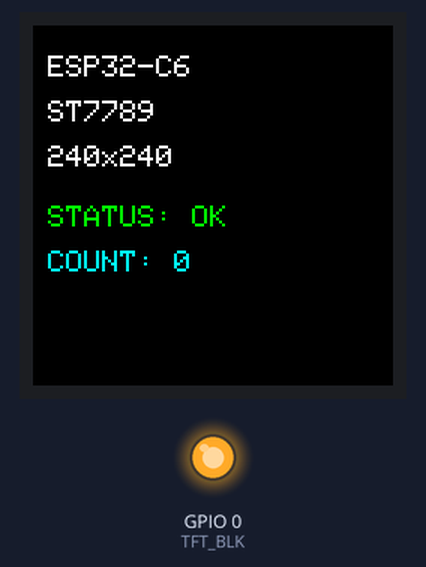
Bench run of a sketch on a simulated ESP32-C6. Shown: 240×240 colour display, output pins drawn as LEDs (lit = HIGH). What the sketch prints to the serial monitor is not drawn.

Above: at 1.3 s.
At 3.4 s:
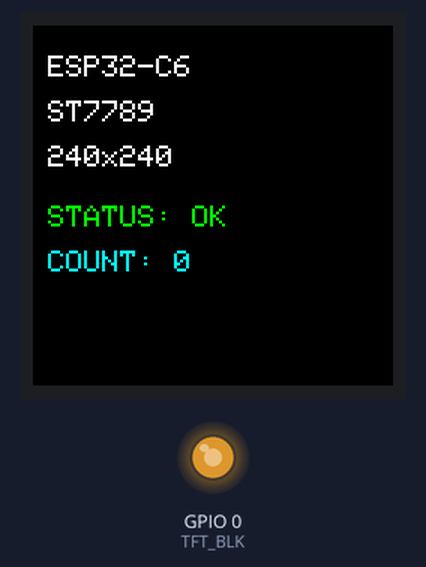
At 21.66 s:
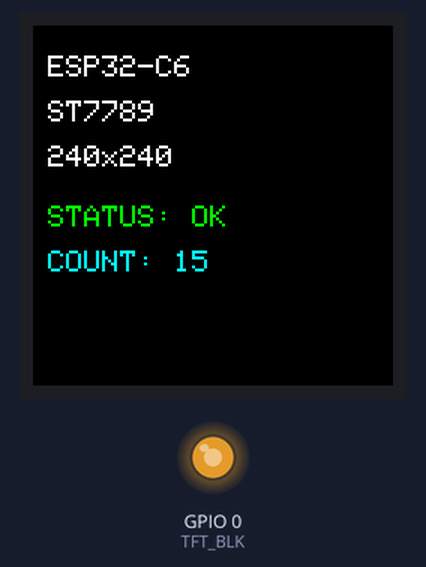
At 39.62 s:
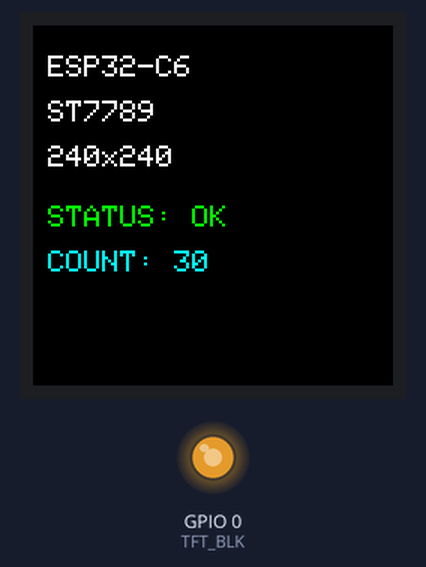
Timing chart, 0 to 40.0 s (numbered marks = the images above):
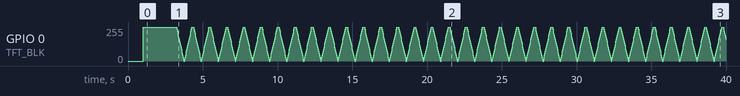

The sketch:

esp32_c6_TFT_240x240.ino
```cpp
/*
  TFT ST7789 240x240 (SPI) + ESP32 Super Mini C6
  Выводит на дисплей приветствие и счётчик циклов.
  Подсветка управляется через GPIO0 с использованием ШИМ (новый API).

  Подключение:
  TFT VCC  -> 3.3V
  TFT GND  -> GND
  TFT SCL  -> GPIO7 (CLK)
  TFT SDA  -> GPIO6 (MOSI)
  TFT RES  -> GPIO4
  TFT DC   -> GPIO15
  TFT BLK  -> GPIO0
*/

#include <Adafruit_GFX.h>
#include <Adafruit_ST7789.h>
#include <SPI.h>

// Пины TFT
#define TFT_MOSI   6
#define TFT_SCLK   7
#define TFT_DC     15
#define TFT_RST    4
// #define TFT_CS   14   // Раскомментируйте, если на модуле есть CS

// Пин подсветки
#define TFT_BLK    0

// Частота ШИМ и разрешение
#define BLK_FREQ    5000
#define BLK_RES     8    // 8 бит → значения 0..255

// Инициализация дисплея (без CS)
Adafruit_ST7789 tft = Adafruit_ST7789(TFT_DC, TFT_RST, TFT_MOSI, TFT_SCLK);

int counter = 0;

// Прототипы функций
void backlightOn();
void backlightOff();
void backlightSet(uint8_t level);   // 0..255

void setup() {
  Serial.begin(115200);
  delay(1000);

  Serial.println("================================");
  Serial.println("ESP32 Super Mini C6 запущена!");
  Serial.println("Инициализация TFT ST7789 240x240...");
  Serial.println("================================");

  // --- Настройка ШИМ для подсветки (новый API Core 3.x) ---
  ledcAttach(TFT_BLK, BLK_FREQ, BLK_RES);
  backlightSet(255);   // Сразу включаем подсветку на полную

  // Инициализация дисплея
  tft.init(240, 240, SPI_MODE3);
  Serial.println("Дисплей инициализирован.");

  tft.setRotation(0);
  tft.fillScreen(ST77XX_BLACK);

  // Приветственный экран
  tft.setTextSize(2);
  tft.setTextColor(ST77XX_WHITE);
  tft.setCursor(10, 20);
  tft.println("ESP32-C6");
  tft.setCursor(10, 50);
  tft.println("ST7789");
  tft.setCursor(10, 80);
  tft.println("240x240");
  tft.setCursor(10, 120);
  tft.setTextColor(ST77XX_GREEN);
  tft.println("STATUS: OK");
  tft.setCursor(10, 150);
  tft.setTextColor(ST77XX_CYAN);
  tft.print("COUNT: ");
  tft.println(counter);

  Serial.println("Первый вывод на экран завершён.");
  delay(2000);
}

void loop() {
  // === Мигаем подсветкой: плавное затухание ===
  Serial.println("Подсветка: затухание...");
  for (int b = 255; b >= 0; b -= 15) {
    backlightSet(b);
    delay(30);
  }
  Serial.println("Подсветка: разгорание...");
  for (int b = 0; b <= 255; b += 15) {
    backlightSet(b);
    delay(30);
  }

  // === Обновляем дисплей ===
  tft.fillScreen(ST77XX_BLACK);

  tft.setTextSize(2);
  tft.setTextColor(ST77XX_WHITE);
  tft.setCursor(10, 20);
  tft.println("ESP32-C6");
  tft.setCursor(10, 50);
  tft.println("ST7789");
  tft.setCursor(10, 80);
  tft.println("240x240");

  tft.setCursor(10, 120);
  tft.setTextColor(ST77XX_GREEN);
  tft.println("STATUS: OK");

  tft.setCursor(10, 150);
  tft.setTextColor(ST77XX_CYAN);
  tft.print("COUNT: ");
  tft.println(counter);

  Serial.print("Цикл #");
  Serial.println(counter);
  counter++;
}

// ===== Функции управления подсветкой =====

void backlightOn() {
  backlightSet(255);
}

void backlightOff() {
  backlightSet(0);
}

void backlightSet(uint8_t level) {
  ledcWrite(TFT_BLK, level);   // Новый API: указываем ПИН, а не канал
}
```
